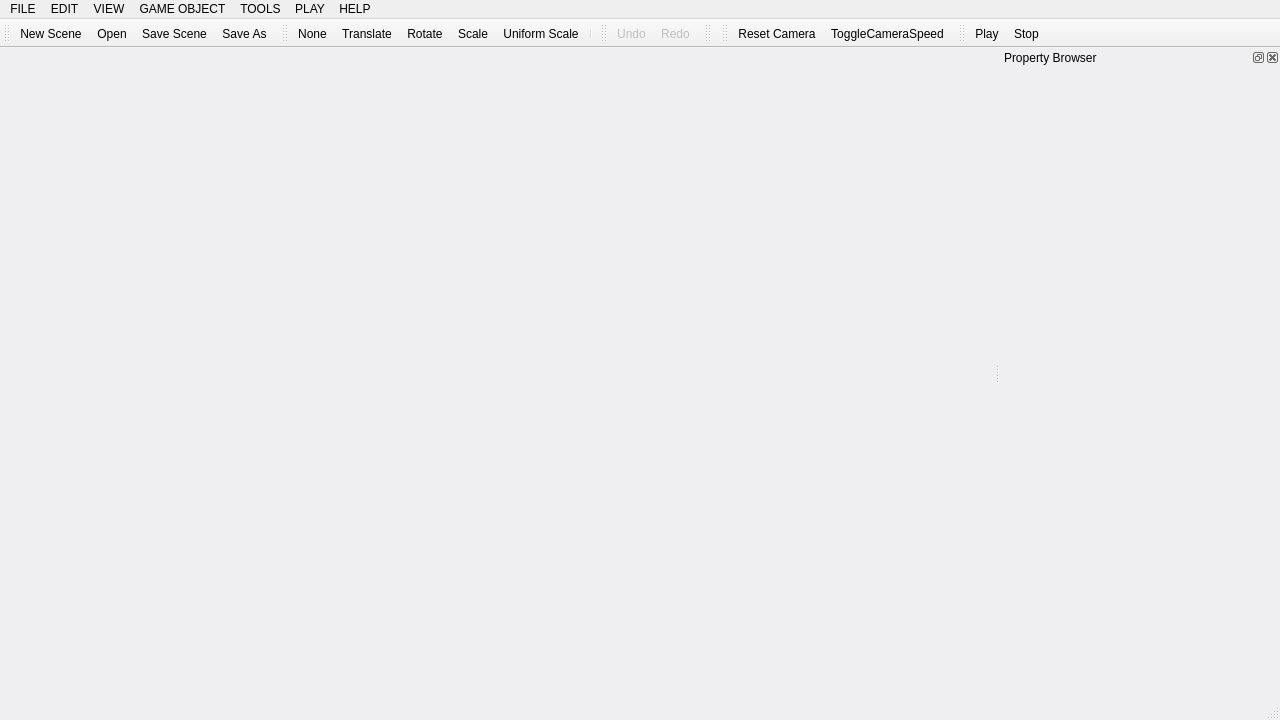
<?xml version="1.0" encoding="UTF-8"?>
<ui version="4.0">
 <class>EditorWindow</class>
 <widget class="QMainWindow" name="EditorWindow">
  <property name="geometry">
   <rect>
    <x>0</x>
    <y>0</y>
    <width>1280</width>
    <height>720</height>
   </rect>
  </property>
  <property name="palette">
   <palette>
    <active>
     <colorrole role="WindowText">
      <brush brushstyle="SolidPattern">
       <color alpha="255">
        <red>0</red>
        <green>0</green>
        <blue>0</blue>
       </color>
      </brush>
     </colorrole>
     <colorrole role="Button">
      <brush brushstyle="SolidPattern">
       <color alpha="255">
        <red>239</red>
        <green>239</green>
        <blue>242</blue>
       </color>
      </brush>
     </colorrole>
     <colorrole role="Text">
      <brush brushstyle="SolidPattern">
       <color alpha="255">
        <red>0</red>
        <green>0</green>
        <blue>0</blue>
       </color>
      </brush>
     </colorrole>
     <colorrole role="ButtonText">
      <brush brushstyle="SolidPattern">
       <color alpha="255">
        <red>0</red>
        <green>0</green>
        <blue>0</blue>
       </color>
      </brush>
     </colorrole>
     <colorrole role="Base">
      <brush brushstyle="SolidPattern">
       <color alpha="255">
        <red>239</red>
        <green>239</green>
        <blue>242</blue>
       </color>
      </brush>
     </colorrole>
     <colorrole role="Window">
      <brush brushstyle="SolidPattern">
       <color alpha="255">
        <red>239</red>
        <green>239</green>
        <blue>242</blue>
       </color>
      </brush>
     </colorrole>
    </active>
    <inactive>
     <colorrole role="WindowText">
      <brush brushstyle="SolidPattern">
       <color alpha="255">
        <red>0</red>
        <green>0</green>
        <blue>0</blue>
       </color>
      </brush>
     </colorrole>
     <colorrole role="Button">
      <brush brushstyle="SolidPattern">
       <color alpha="255">
        <red>239</red>
        <green>239</green>
        <blue>242</blue>
       </color>
      </brush>
     </colorrole>
     <colorrole role="Text">
      <brush brushstyle="SolidPattern">
       <color alpha="255">
        <red>0</red>
        <green>0</green>
        <blue>0</blue>
       </color>
      </brush>
     </colorrole>
     <colorrole role="ButtonText">
      <brush brushstyle="SolidPattern">
       <color alpha="255">
        <red>0</red>
        <green>0</green>
        <blue>0</blue>
       </color>
      </brush>
     </colorrole>
     <colorrole role="Base">
      <brush brushstyle="SolidPattern">
       <color alpha="255">
        <red>239</red>
        <green>239</green>
        <blue>242</blue>
       </color>
      </brush>
     </colorrole>
     <colorrole role="Window">
      <brush brushstyle="SolidPattern">
       <color alpha="255">
        <red>239</red>
        <green>239</green>
        <blue>242</blue>
       </color>
      </brush>
     </colorrole>
    </inactive>
    <disabled>
     <colorrole role="WindowText">
      <brush brushstyle="SolidPattern">
       <color alpha="255">
        <red>0</red>
        <green>0</green>
        <blue>0</blue>
       </color>
      </brush>
     </colorrole>
     <colorrole role="Button">
      <brush brushstyle="SolidPattern">
       <color alpha="255">
        <red>239</red>
        <green>239</green>
        <blue>242</blue>
       </color>
      </brush>
     </colorrole>
     <colorrole role="Text">
      <brush brushstyle="SolidPattern">
       <color alpha="255">
        <red>0</red>
        <green>0</green>
        <blue>0</blue>
       </color>
      </brush>
     </colorrole>
     <colorrole role="ButtonText">
      <brush brushstyle="SolidPattern">
       <color alpha="255">
        <red>0</red>
        <green>0</green>
        <blue>0</blue>
       </color>
      </brush>
     </colorrole>
     <colorrole role="Base">
      <brush brushstyle="SolidPattern">
       <color alpha="255">
        <red>239</red>
        <green>239</green>
        <blue>242</blue>
       </color>
      </brush>
     </colorrole>
     <colorrole role="Window">
      <brush brushstyle="SolidPattern">
       <color alpha="255">
        <red>239</red>
        <green>239</green>
        <blue>242</blue>
       </color>
      </brush>
     </colorrole>
    </disabled>
   </palette>
  </property>
  <property name="windowTitle">
   <string>Rio Engine 0.1</string>
  </property>
  <property name="windowIcon">
   <iconset resource="../rioengine.qrc">
    <normaloff>:/images/icon.png</normaloff>:/images/icon.png</iconset>
  </property>
  <property name="styleSheet">
   <string notr="true"> QListView::item
{
	height: 20px;
}

 QListView::item:selected:!active {
    background: #b1b3b5;
	color: black;
	font: bold 14px;
 }

 QListView::item:selected:active {
    background: #b1b3b5;
    color: black;
font: bold 14px;
 }</string>
  </property>
  <widget class="QWidget" name="centralwidget">
   <widget class="QWidget" name="wViewportContainer" native="true">
    <property name="geometry">
     <rect>
      <x>30</x>
      <y>10</y>
      <width>661</width>
      <height>501</height>
     </rect>
    </property>
    <property name="layoutDirection">
     <enum>Qt::LeftToRight</enum>
    </property>
   </widget>
  </widget>
  <widget class="QMenuBar" name="menubar">
   <property name="geometry">
    <rect>
     <x>0</x>
     <y>0</y>
     <width>1280</width>
     <height>21</height>
    </rect>
   </property>
   <widget class="QMenu" name="menuFile">
    <property name="title">
     <string>FILE</string>
    </property>
    <widget class="QMenu" name="menuRecent_scenes">
     <property name="title">
      <string>Recent scenes</string>
     </property>
     <addaction name="actionHello"/>
    </widget>
    <addaction name="actionNewScene"/>
    <addaction name="actionOpen"/>
    <addaction name="separator"/>
    <addaction name="actionSave_Scene_2"/>
    <addaction name="actionSave_As"/>
    <addaction name="separator"/>
    <addaction name="menuRecent_scenes"/>
    <addaction name="separator"/>
    <addaction name="actionExit"/>
   </widget>
   <widget class="QMenu" name="menuHelp">
    <property name="title">
     <string>HELP</string>
    </property>
    <addaction name="actionAbout"/>
   </widget>
   <widget class="QMenu" name="menuEdit">
    <property name="title">
     <string>EDIT</string>
    </property>
    <addaction name="actionUndo"/>
    <addaction name="actionRedo"/>
    <addaction name="separator"/>
    <addaction name="actionMenuGlobal"/>
    <addaction name="actionMenuLocal"/>
    <addaction name="separator"/>
    <addaction name="actionNone"/>
    <addaction name="actionTranslate"/>
    <addaction name="actionRotate"/>
    <addaction name="actionScale"/>
    <addaction name="actionUniform_Scale"/>
    <addaction name="separator"/>
    <addaction name="actionDuplicate"/>
    <addaction name="actionDelete"/>
   </widget>
   <widget class="QMenu" name="menuTools">
    <property name="title">
     <string>TOOLS</string>
    </property>
    <addaction name="actionBulletProfiler"/>
    <addaction name="actionQuery_bullet_profileredi"/>
    <addaction name="separator"/>
    <addaction name="actionMemory_Leaks_detection"/>
   </widget>
   <widget class="QMenu" name="menuView">
    <property name="title">
     <string>VIEW</string>
    </property>
    <addaction name="actionReset_Camera"/>
   </widget>
   <widget class="QMenu" name="menuPlay">
    <property name="title">
     <string>PLAY</string>
    </property>
    <addaction name="actionPlay"/>
   </widget>
   <widget class="QMenu" name="menuGAME_OBJECT">
    <property name="title">
     <string>GAME OBJECT</string>
    </property>
    <addaction name="actionCreate_new"/>
    <addaction name="separator"/>
    <addaction name="actionAutoRecalc_AABB_on_resize"/>
    <addaction name="actionRecalc_AABB"/>
   </widget>
   <addaction name="menuFile"/>
   <addaction name="menuEdit"/>
   <addaction name="menuView"/>
   <addaction name="menuGAME_OBJECT"/>
   <addaction name="menuTools"/>
   <addaction name="menuPlay"/>
   <addaction name="menuHelp"/>
  </widget>
  <widget class="QStatusBar" name="statusbar"/>
  <widget class="QToolBar" name="tbFileControl">
   <property name="windowTitle">
    <string>Scene Controls</string>
   </property>
   <attribute name="toolBarArea">
    <enum>TopToolBarArea</enum>
   </attribute>
   <attribute name="toolBarBreak">
    <bool>false</bool>
   </attribute>
   <addaction name="actionNewScene"/>
   <addaction name="actionOpen"/>
   <addaction name="actionSave_Scene_2"/>
   <addaction name="actionSave_As"/>
  </widget>
  <widget class="QToolBar" name="toolBar">
   <property name="windowTitle">
    <string>Manipulators</string>
   </property>
   <property name="styleSheet">
    <string notr="true">/*
    QToolBar 
{
  margin-top: 7px;
  margin-bottom: 7px;
  border-bottom: transparent;
}
 QToolButton 
 {
   width:24px;    
   height:16px;    
 }

 QToolButton:hover
 {
    border-style: none;
    background-color: #fff;
 }
   */ </string>
   </property>
   <attribute name="toolBarArea">
    <enum>TopToolBarArea</enum>
   </attribute>
   <attribute name="toolBarBreak">
    <bool>false</bool>
   </attribute>
   <addaction name="actionNone"/>
   <addaction name="actionTranslate"/>
   <addaction name="actionRotate"/>
   <addaction name="actionScale"/>
   <addaction name="actionUniform_Scale"/>
   <addaction name="separator"/>
  </widget>
  <widget class="QDockWidget" name="dwProperties">
   <property name="minimumSize">
    <size>
     <width>280</width>
     <height>144</height>
    </size>
   </property>
   <property name="maximumSize">
    <size>
     <width>500</width>
     <height>1080</height>
    </size>
   </property>
   <property name="allowedAreas">
    <set>Qt::LeftDockWidgetArea|Qt::RightDockWidgetArea</set>
   </property>
   <property name="windowTitle">
    <string>Property Browser</string>
   </property>
   <attribute name="dockWidgetArea">
    <number>2</number>
   </attribute>
   <widget class="QWidget" name="dwPropertiesContents">
    <layout class="QHBoxLayout" name="horizontalLayout">
     <property name="spacing">
      <number>2</number>
     </property>
     <property name="leftMargin">
      <number>0</number>
     </property>
     <property name="topMargin">
      <number>0</number>
     </property>
     <property name="rightMargin">
      <number>0</number>
     </property>
     <property name="bottomMargin">
      <number>0</number>
     </property>
     <item>
      <layout class="QVBoxLayout" name="mainLayout">
       <property name="spacing">
        <number>2</number>
       </property>
       <property name="leftMargin">
        <number>2</number>
       </property>
       <property name="topMargin">
        <number>2</number>
       </property>
       <property name="rightMargin">
        <number>2</number>
       </property>
       <property name="bottomMargin">
        <number>2</number>
       </property>
      </layout>
     </item>
    </layout>
   </widget>
  </widget>
  <widget class="QToolBar" name="toolBar_2">
   <property name="windowTitle">
    <string>Undo/Redo Controls</string>
   </property>
   <attribute name="toolBarArea">
    <enum>TopToolBarArea</enum>
   </attribute>
   <attribute name="toolBarBreak">
    <bool>false</bool>
   </attribute>
   <addaction name="actionUndo"/>
   <addaction name="actionRedo"/>
  </widget>
  <widget class="QToolBar" name="tbBullet">
   <property name="windowTitle">
    <string>Bullet Debug Options</string>
   </property>
   <attribute name="toolBarArea">
    <enum>TopToolBarArea</enum>
   </attribute>
   <attribute name="toolBarBreak">
    <bool>false</bool>
   </attribute>
  </widget>
  <widget class="QToolBar" name="tbCameraControls">
   <property name="windowTitle">
    <string>Camera Controls</string>
   </property>
   <attribute name="toolBarArea">
    <enum>TopToolBarArea</enum>
   </attribute>
   <attribute name="toolBarBreak">
    <bool>false</bool>
   </attribute>
   <addaction name="actionReset_Camera"/>
   <addaction name="actionToggleCameraSpeed"/>
  </widget>
  <widget class="QToolBar" name="tbPlay">
   <property name="windowTitle">
    <string>Game Controls</string>
   </property>
   <property name="styleSheet">
    <string notr="true">/*QToolBar 
{
  margin-top: 7px;
  margin-bottom: 7px;
  border-bottom: transparent;
}
 QToolButton 
 {
   width:24px;    
   height:16px;    
 }

 QToolButton:hover
 {
    border-style: none;
    background-color: #fff;
 }
*/</string>
   </property>
   <attribute name="toolBarArea">
    <enum>TopToolBarArea</enum>
   </attribute>
   <attribute name="toolBarBreak">
    <bool>false</bool>
   </attribute>
   <addaction name="actionPlay"/>
   <addaction name="actionStop"/>
  </widget>
  <action name="actionScale">
   <property name="checkable">
    <bool>true</bool>
   </property>
   <property name="icon">
    <iconset resource="../rioengine.qrc">
     <normaloff>:/images/metro/resize-26.png</normaloff>:/images/metro/resize-26.png</iconset>
   </property>
   <property name="text">
    <string>Scale</string>
   </property>
   <property name="toolTip">
    <string>Scale the object selected in editor</string>
   </property>
  </action>
  <action name="actionTranslate">
   <property name="checkable">
    <bool>true</bool>
   </property>
   <property name="icon">
    <iconset resource="../rioengine.qrc">
     <normaloff>:/images/metro/fit_to_width.png</normaloff>:/images/metro/fit_to_width.png</iconset>
   </property>
   <property name="text">
    <string>Translate</string>
   </property>
   <property name="toolTip">
    <string>Translate the selected object in editor</string>
   </property>
   <property name="statusTip">
    <string>Translate the selected object in editor</string>
   </property>
  </action>
  <action name="actionRotate">
   <property name="checkable">
    <bool>true</bool>
   </property>
   <property name="icon">
    <iconset resource="../rioengine.qrc">
     <normaloff>:/images/metro/rotate-26.png</normaloff>:/images/metro/rotate-26.png</iconset>
   </property>
   <property name="text">
    <string>Rotate</string>
   </property>
   <property name="toolTip">
    <string>Rotate the object selected in editor</string>
   </property>
  </action>
  <action name="actionCopy">
   <property name="text">
    <string>Copy</string>
   </property>
  </action>
  <action name="actionDuplicate">
   <property name="text">
    <string>Duplicate</string>
   </property>
   <property name="shortcut">
    <string>Ctrl+Shift+D</string>
   </property>
  </action>
  <action name="actionDelete">
   <property name="text">
    <string>Delete</string>
   </property>
   <property name="shortcut">
    <string>Del</string>
   </property>
  </action>
  <action name="actionNone">
   <property name="checkable">
    <bool>true</bool>
   </property>
   <property name="icon">
    <iconset resource="../rioengine.qrc">
     <normaloff>:/images/metro/cursorarrow.png</normaloff>:/images/metro/cursorarrow.png</iconset>
   </property>
   <property name="text">
    <string>None</string>
   </property>
   <property name="toolTip">
    <string>Only selection mode</string>
   </property>
  </action>
  <action name="actionUniform_Scale">
   <property name="checkable">
    <bool>true</bool>
   </property>
   <property name="icon">
    <iconset resource="../rioengine.qrc">
     <normaloff>:/images/metro/resize-uniform-32.png</normaloff>:/images/metro/resize-uniform-32.png</iconset>
   </property>
   <property name="text">
    <string>Uniform Scale</string>
   </property>
   <property name="toolTip">
    <string>Scale the object uniformly</string>
   </property>
  </action>
  <action name="actionMenuGlobal">
   <property name="checkable">
    <bool>true</bool>
   </property>
   <property name="text">
    <string>Global</string>
   </property>
   <property name="shortcut">
    <string>Ctrl+F1</string>
   </property>
  </action>
  <action name="actionMenuLocal">
   <property name="checkable">
    <bool>true</bool>
   </property>
   <property name="text">
    <string>Local</string>
   </property>
   <property name="shortcut">
    <string>Ctrl+F2</string>
   </property>
  </action>
  <action name="actionAbout">
   <property name="text">
    <string>About</string>
   </property>
  </action>
  <action name="actionReset_Camera">
   <property name="icon">
    <iconset resource="../rioengine.qrc">
     <normaloff>:/images/metro/available_updates.png</normaloff>:/images/metro/available_updates.png</iconset>
   </property>
   <property name="text">
    <string>Reset Camera</string>
   </property>
  </action>
  <action name="actionPlay">
   <property name="icon">
    <iconset resource="../rioengine.qrc">
     <normaloff>:/images/metro/play.png</normaloff>:/images/metro/play.png</iconset>
   </property>
   <property name="text">
    <string>Play</string>
   </property>
   <property name="toolTip">
    <string>Start the game</string>
   </property>
   <property name="shortcut">
    <string>F5</string>
   </property>
  </action>
  <action name="actionRun_Settings">
   <property name="text">
    <string>Run Settings...</string>
   </property>
  </action>
  <action name="actionUndo">
   <property name="enabled">
    <bool>false</bool>
   </property>
   <property name="icon">
    <iconset resource="../rioengine.qrc">
     <normaloff>:/images/metro/undo.png</normaloff>:/images/metro/undo.png</iconset>
   </property>
   <property name="text">
    <string>Undo</string>
   </property>
   <property name="shortcut">
    <string>Ctrl+Z</string>
   </property>
  </action>
  <action name="actionRedo">
   <property name="enabled">
    <bool>false</bool>
   </property>
   <property name="icon">
    <iconset resource="../rioengine.qrc">
     <normaloff>:/images/metro/redo.png</normaloff>:/images/metro/redo.png</iconset>
   </property>
   <property name="text">
    <string>Redo</string>
   </property>
   <property name="shortcut">
    <string>Ctrl+Y</string>
   </property>
  </action>
  <action name="actionShader_Designer">
   <property name="text">
    <string>Launch Shader Designer</string>
   </property>
  </action>
  <action name="actionSave_Scene_2">
   <property name="icon">
    <iconset resource="../rioengine.qrc">
     <normaloff>:/images/metro/save.png</normaloff>:/images/metro/save.png</iconset>
   </property>
   <property name="text">
    <string>Save Scene</string>
   </property>
   <property name="toolTip">
    <string>Save the current scene</string>
   </property>
   <property name="shortcut">
    <string>Ctrl+S</string>
   </property>
  </action>
  <action name="actionSave_As">
   <property name="icon">
    <iconset resource="../rioengine.qrc">
     <normaloff>:/images/metro/save_as.png</normaloff>:/images/metro/save_as.png</iconset>
   </property>
   <property name="text">
    <string>Save As</string>
   </property>
   <property name="shortcut">
    <string>Ctrl+Shift+S</string>
   </property>
  </action>
  <action name="actionStop">
   <property name="icon">
    <iconset resource="../rioengine.qrc">
     <normaloff>:/images/metro/stop.png</normaloff>:/images/metro/stop.png</iconset>
   </property>
   <property name="text">
    <string>Stop</string>
   </property>
   <property name="shortcut">
    <string>Shift+F5</string>
   </property>
  </action>
  <action name="actionQuery_bullet_profileredi">
   <property name="icon">
    <iconset resource="../rioengine.qrc">
     <normaloff>:/images/metro/detective.png</normaloff>:/images/metro/detective.png</iconset>
   </property>
   <property name="text">
    <string>Query bullet profiler</string>
   </property>
  </action>
  <action name="actionBulletProfiler">
   <property name="checkable">
    <bool>true</bool>
   </property>
   <property name="icon">
    <iconset resource="../rioengine.qrc">
     <normaloff>:/images/metro/pie.png</normaloff>:/images/metro/pie.png</iconset>
   </property>
   <property name="text">
    <string>Bullet profiler enabled</string>
   </property>
   <property name="toolTip">
    <string>Enables/Disable bullet profiler</string>
   </property>
  </action>
  <action name="actionNewScene">
   <property name="icon">
    <iconset resource="../rioengine.qrc">
     <normaloff>:/images/metro/add_file.png</normaloff>:/images/metro/add_file.png</iconset>
   </property>
   <property name="text">
    <string>New Scene</string>
   </property>
   <property name="toolTip">
    <string>Create a new scene</string>
   </property>
   <property name="shortcut">
    <string>Ctrl+N</string>
   </property>
  </action>
  <action name="actionOpen">
   <property name="icon">
    <iconset resource="../rioengine.qrc">
     <normaloff>:/images/metro/folder.png</normaloff>:/images/metro/folder.png</iconset>
   </property>
   <property name="text">
    <string>Open</string>
   </property>
   <property name="shortcut">
    <string>Ctrl+O</string>
   </property>
  </action>
  <action name="actionExit">
   <property name="text">
    <string>Exit</string>
   </property>
  </action>
  <action name="actionCreate_new">
   <property name="text">
    <string>Create new...</string>
   </property>
  </action>
  <action name="actionRecalc_AABB">
   <property name="text">
    <string>Recalc AABB</string>
   </property>
  </action>
  <action name="actionAutoRecalc_AABB_on_resize">
   <property name="checkable">
    <bool>true</bool>
   </property>
   <property name="text">
    <string>AutoRecalc AABB on resize</string>
   </property>
  </action>
  <action name="actionToggleCameraSpeed">
   <property name="icon">
    <iconset resource="../rioengine.qrc">
     <normaloff>:/images/metro/cameraspeed1.png</normaloff>:/images/metro/cameraspeed1.png</iconset>
   </property>
   <property name="text">
    <string>ToggleCameraSpeed</string>
   </property>
   <property name="toolTip">
    <string>Toggle Camera Speed</string>
   </property>
  </action>
  <action name="actionQuery_CObjects_state">
   <property name="text">
    <string>Query CObjects state</string>
   </property>
  </action>
  <action name="actionTmp">
   <property name="text">
    <string>tmp</string>
   </property>
  </action>
  <action name="actionHello">
   <property name="text">
    <string>replace with list of recent scenes</string>
   </property>
  </action>
  <action name="actionMemory_Leaks_detection">
   <property name="checkable">
    <bool>true</bool>
   </property>
   <property name="text">
    <string>Memory Leaks detection</string>
   </property>
  </action>
 </widget>
 <resources>
  <include location="../rioengine.qrc"/>
 </resources>
 <connections/>
</ui>
